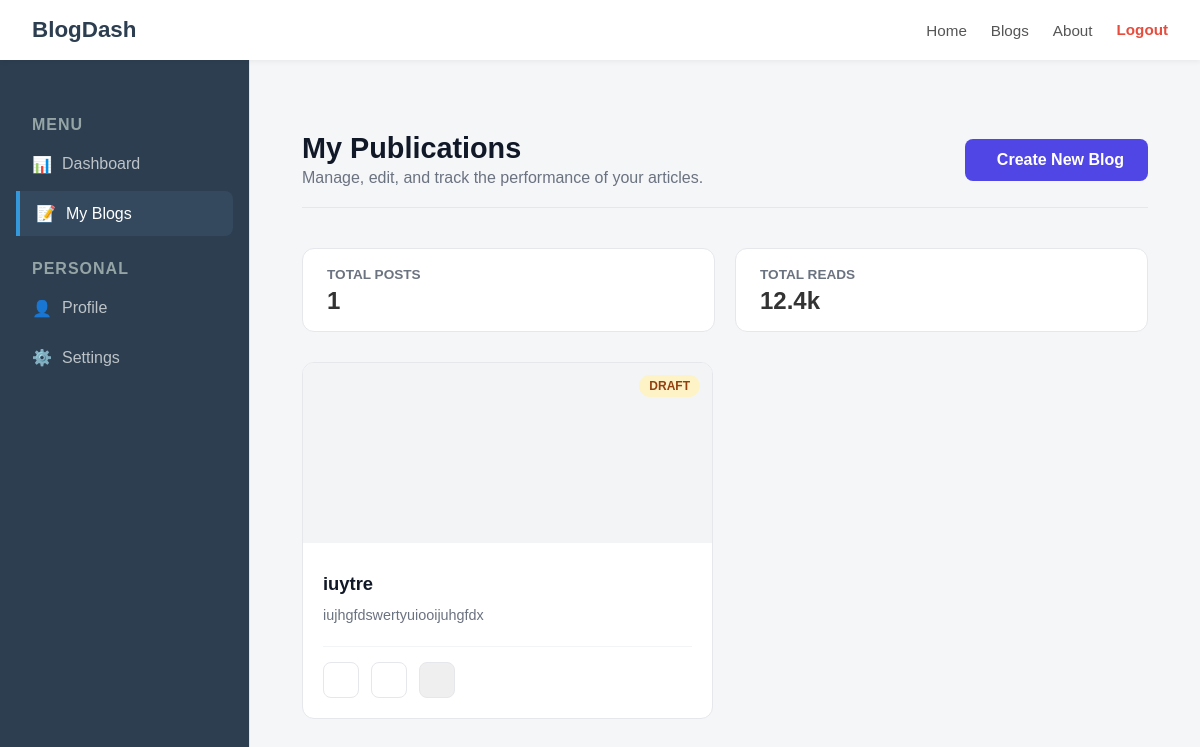
The app's page /my-blogs/ (signed in), older data.
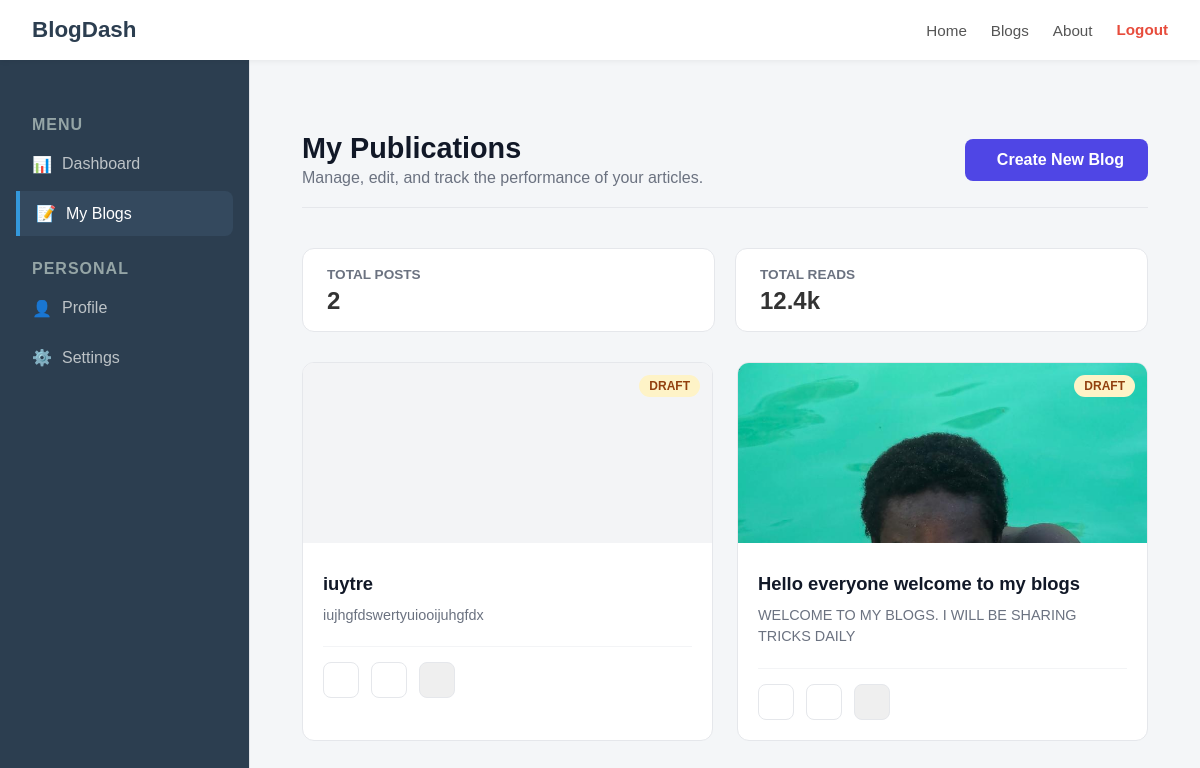
The same page, newer data.
### blog/models.py (models this page shows, shortened)
class Post(models.Model):
    title = models.CharField( max_length = 200 )
    content = models.TextField()
    author = models.ForeignKey( Author , on_delete = models.CASCADE , related_name = "posts" )
    post_id = models.CharField( max_length= 255 , blank= True )
    image = models.ImageField( upload_to="post_images/", blank= True )
    date_posted = models.DateTimeField(auto_now_add=True , blank = True )

### blog/views.py (the view)
# urls.py: path("my-blogs/",views.my_blogs , name="my_blogs") ,
@login_required(login_url='user_login')
def my_blogs(request):
    user = request.user
    author = Author.objects.get( user = user )
    total_blogs = author.posts.count()
    return render(request , "blog/my-blogs.html",{
        "user": user ,
        "author": author ,
        "total_posts": total_blogs ,
    })

### blog/context_processors.py (called while the page is built)
def get_time():
    local_time = time.localtime()
    current_second = local_time.tm_sec
    current_minute = local_time.tm_min
    current_weekday = local_time.tm_wday
    current_month = local_time.tm_mon
    current_monthday = local_time.tm_mday
    current_year = local_time.tm_year
    return f"{current_second}{current_minute}{current_weekday}{current_month}{current_monthday}{current_year}"

def css_js_latest(request):
    latest =  get_time()
    return{
        "css_latest": latest ,
        "js_latest": latest
    }

def supported_theme_mode(request):
    themes = {
        "🌞Light Mode":"light" ,
        "🌙Dark mode":"dark" ,
    }
    return { "supported_theme_mode":themes }

def supported_font_families(request):
    fonts = {
        "sans-serif":"sans-serif" ,
        "Courier New":"Courier New",
        "Courier":"Courier",
        "monospace":"monospace",
        "Franklin Gothic Medium":"Franklin Gothic Medium",
        "Arial Narrow":"Arial Narrow",
        "Arial":"Arial",
        "Gill Sans":"Gill Sans",
        "Gill Sans MT":"Gill Sans MT",
        "Calibri":"Calibri",
        "Trebuchet MS":"Trebuchet MS",
        "Segoe UI":"Trebuchet MS",
        "Tahoma":"Trebuchet MS",
        "Geneva":"Trebuchet MS",
        "Verdana":"Trebuchet MS",
        "Helvetica":"Trebuchet MS",
        "Impact":"Impact",
        "Haettenschweiler":"Haettenschweiler",
        "Arial Narrow Bold":"Haettenschweiler",
    }
    return {"supported_font_families":fonts}

def supported_font_sizes(request):
    font_sizes = {
        "Smaller":"smaller",
        "Small":"small",
        "Medium":"meduim",
        "Large":"large" ,
        "Larger":"larger"
    }
    return{ "supported_font_sizes":font_sizes }

def supported_languages(request):
    languages = {
        "English":"english" ,
        "Swahili":"swahili" ,
        "Francais":"francais",
    }
    return {"supported_languages":languages}

### blog/views.py (called while the page is built)
def user_is_authenticated(user):
    user_is_valid = user.is_authenticated
    return [ user , user_is_valid]

### blog/templates/blog/my-blogs.html (shortened to what this page needs)
{% extends "blog/base.html" %}
{% load static %}
{% block extra_css %}
<link rel="stylesheet" href="{% static 'blog/css/my-blogs.css' %}?v={{css_latest}}">
{% endblock %}
{% block content %}
<div class="blogs-container">
    <header class="blogs-header">
        <div class="header-text">
            <h1>My Publications</h1>
            <p>Manage, edit, and track the performance of your articles.</p>
        </div>
        <a href="" class="add-blog-btn">
            Create New Blog
        </a>
    </header>
    <section class="blogs-stats">
        <div class="stat-card">
            <span class="stat-label">Total Posts</span>
            <span class="stat-number">{{ total_posts }}</span>
        </div>
        <div class="stat-card">
            <span class="stat-label">Total Reads</span>
            <span class="stat-number">12.4k</span>
        </div>
    </section>
    <div class="blogs-grid">
        {% for blog in author.posts.all %}
        <article class="blog-card" id="{{blog.post_id}}">
            <div class="blog-image">
                {% if blog.image %}
                    <img src="{{ blog.image.url }}" alt="{{ blog.title }}">
                {% else %}
                    <div class="image-placeholder">
                    </div>
                {% endif %}
                <span class="status-badge {% if blog.is_published %}published{% else %}draft{% endif %}">
                    {{ blog.is_published|yesno:"Published,Draft" }}
                </span>
            </div>
            <div class="blog-content">
                <h3 class="blog-title">{{ blog.title }}</h3>
                <p class="blog-excerpt">{{ blog.content|truncatewords:15 }}</p>
                <div class="blog-actions">
                    <a href="" class="action-btn edit" title="Edit">
                    </a>
                    <a href="" class="action-btn view" title="View">
                    </a>
                    <button class="action-btn delete" title="Delete">
                    </button>
                </div>
            </div>
        </article>
        {% endfor %}
    </div>
</div>
{% endblock %}

### blog/templates/blog/base.html (shortened to what this page needs)
{% load static %}
<!DOCTYPE html>
<html lang="en">
<head>
    <link rel="stylesheet" href="{% static 'blog/css/base.css' %}?v={{css_latest}}">
    {% block extra_css %}{% endblock %}
</head>
<body data-pageid="{{ request.resolver_match.url_name }}" >
    <header class="auth-header">
        <div class="header-left">
            <a href="/" class="brand-logo">BlogDash</a>
        </div>
        <nav class="header-nav">
            <a href="#">Home</a>
            <a href="#">Blogs</a>
            <a href="#">About</a>
            <form action="{% url 'user_logout' %}" method="POST" class="logout-form">
                <button type="submit" class="logout-link">Logout</button>
            </form>
        </nav>
    </header>
    <div class="app-container">
        <aside class="auth-sidebar">
            <nav class="sidebar-menu">
                <p class="menu-label">Menu</p>
                <a  href="#" class="sidebar-link active" data-tag="home" >
                    <span class="icon">📊</span> Dashboard
                </a>
                <a href="#" class="sidebar-link" data-tag="my-blogs" >
                    <span class="icon">📝</span> My Blogs
                </a>
                <p class="menu-label">Personal</p>
                <a href="#" class="sidebar-link" data-tag="profile" >
                    <span class="icon">👤</span> Profile
                </a>
                <a href="#" class="sidebar-link" data-tag="settings" >
                    <span class="icon">⚙️</span> Settings
                </a>
            </nav>
        </aside>
        <main class="auth-main-content">
            {% block content %}
            {% endblock %}
        </main>
    </div>
</body>
</html>

### blog/static/blog/css/base.css (style rules this page uses)
* { margin: 0; padding: 0; box-sizing: border-box; }
body { font-family: -apple-system, BlinkMacSystemFont, "Segoe UI", Roboto, sans-serif; background-color: #f4f6f8; color: #333; overflow-x: hidden; }
.auth-header { background-color: #ffffff; height: 60px; padding: 0 2rem; display: flex; justify-content: space-between; align-items: center; box-shadow: 0 2px 5px rgba(0,0,0,0.05); position: sticky; top: 0; z-index: 1000; }
.header-left { display: flex; align-items: center; gap: 1rem; }
.brand-logo { font-size: 1.4rem; font-weight: 700; color: #2c3e50; text-decoration: none; }
.header-nav { display: flex; align-items: center; gap: 1.5rem; }
.header-nav a { text-decoration: none; color: #555; font-weight: 500; font-size: 0.95rem; transition: color 0.2s; }
.logout-form { display: inline; }
.logout-link { background: none; border: none; color: #e74c3c; font-weight: 600; font-size: 0.95rem; cursor: pointer; font-family: inherit; }
.app-container { display: grid; grid-template-columns: 250px 1fr; min-height: calc(100vh - 60px); }
.auth-sidebar { background-color: #2c3e50; color: #ecf0f1; padding: 2rem 1rem; border-right: 1px solid #e1e4e8; }
.menu-label { text-transform: uppercase; letter-spacing: 1px; color: #95a5a6; margin: 1.5rem 0 0.5rem 1rem; font-weight: 600; }
.sidebar-link { display: flex; align-items: center; padding: 0.8rem 1rem; color: #bdc3c7; text-decoration: none; border-radius: 8px; margin-bottom: 0.3rem; transition: background-color 0.2s, color 0.2s; font-weight: 500; }
.sidebar-link .icon { margin-right: 10px; }
.sidebar-link:hover, .sidebar-link.active { background-color: #34495e; color: #ffffff; }
.sidebar-link.active { border-left: 4px solid #3498db; border-radius: 0 8px 8px 0; }
.auth-main-content { padding: 2rem; max-width: 100%; overflow-x: auto; }

### blog/static/blog/css/my-blogs.css (style rules this page uses)
:root { --blog-primary: #4f46e5; --blog-success: #10b981; --blog-warning: #f59e0b; --blog-text: #111827; --blog-muted: #6b7280; --blog-border: #e5e7eb; --blog-bg: #ffffff; }
.blogs-container { max-width: 1200px; margin: 40px auto; padding: 0 20px; }
.blogs-header { display: flex; justify-content: space-between; align-items: center; margin-bottom: 40px; padding-bottom: 20px; border-bottom: 1px solid var(--blog-border); }
.header-text h1 { font-size: 1.8rem; font-weight: 800; color: var(--blog-text); }
.header-text p { color: var(--blog-muted); margin-top: 4px; }
.add-blog-btn { background: var(--blog-primary); color: white; padding: 12px 24px; border-radius: 8px; text-decoration: none; font-weight: 600; display: flex; align-items: center; gap: 8px; transition: transform 0.2s, box-shadow 0.2s; }
.blogs-stats { display: flex; gap: 20px; margin-bottom: 30px; }
.stat-card { background: var(--blog-bg); padding: 16px 24px; border-radius: 12px; border: 1px solid var(--blog-border); flex: 1; }
.stat-label { font-size: 0.85rem; color: var(--blog-muted); text-transform: uppercase; font-weight: 600; }
.stat-number { display: block; font-size: 1.5rem; font-weight: 700; margin-top: 4px; }
.blogs-grid { display: grid; grid-template-columns: repeat(auto-fill, minmax(300px, 1fr)); gap: 24px; }
.blog-card { background: var(--blog-bg); border-radius: 12px; border: 1px solid var(--blog-border); overflow: hidden; transition: filter 0.3s, transform 0.3s; }
.blog-image { position: relative; height: 180px; background: #f3f4f6; }
.blog-image img { width: 100%; height: 100%; object-fit: cover; }
.image-placeholder { height: 100%; display: flex; align-items: center; justify-content: center; font-size: 3rem; color: #d1d5db; }
.status-badge { position: absolute; top: 12px; right: 12px; padding: 4px 10px; border-radius: 20px; font-size: 0.75rem; font-weight: 700; text-transform: uppercase; }
.status-badge.draft { background: #fef3c7; color: #92400e; }
.blog-content { padding: 20px; }
.blog-title { margin: 8px 0; font-size: 1.15rem; line-height: 1.4; color: var(--blog-text); }
.blog-excerpt { font-size: 0.9rem; color: var(--blog-muted); line-height: 1.5; margin-bottom: 20px; }
.blog-actions { display: flex; gap: 12px; padding-top: 15px; border-top: 1px solid #f3f4f6; }
.action-btn { width: 36px; height: 36px; border-radius: 8px; display: flex; align-items: center; justify-content: center; text-decoration: none; border: 1px solid var(--blog-border); transition: all 0.2s; }
.action-btn.edit { color: var(--blog-primary); }
.action-btn.view { color: var(--blog-muted); }
.action-btn.delete { color: var(--blog-danger); }

Row changes from the older to the newer data that the page shows:
added Post: image (picture), is_published "DRAFT", title "Hello everyone welcome to my blogs", content "WELCOME TO MY BLOGS. I WILL BE SHARING TRICKS DAILY"
Text that changed along with them:
{{ total_posts }}: "1" → "2"
